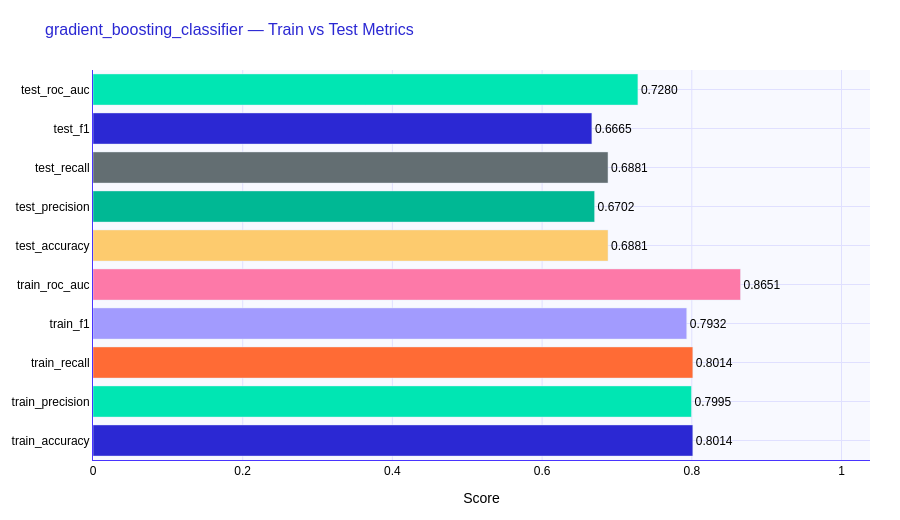

Source (notebook cell):
### Code cell
result.plot()
print(f"\nTest AUC  : {result.roc_auc:.4f}")
print(f"Accuracy  : {result.accuracy:.4f}")
print(f"F1 Score  : {result.f1:.4f}")
print(f"Precision : {result.precision:.4f}")
print(f"Recall    : {result.recall:.4f}")

### Figure 1 — Plotly figure (JSON) as saved in the notebook; plotly's stock layout.template omitted (floating-point values rounded to 4 significant figures)
{"data": [{"marker": {"color": ["#2b28d3", "#00e6b3", "#ff6b35", "#a29bfe", "#fd79a8", "#fdcb6e", "#00b894", "#636e72", "#2b28d3", "#00e6b3"]}, "orientation": "h", "text": ["0.8014", "0.7995", "0.8014", "0.7932", "0.8651", "0.6881", "0.6702", "0.6881", "0.6665", "0.7280"], "textposition": "outside", "type": "bar", "x": [0.8014, 0.7995, 0.8014, 0.7932, 0.8651, 0.6881, 0.6702, 0.6881, 0.6665, 0.728], "y": ["train_accuracy", "train_precision", "train_recall", "train_f1", "train_roc_auc", "test_accuracy", "test_precision", "test_recall", "test_f1", "test_roc_auc"]}], "layout": {"font": {"color": "black", "family": "Arial, sans-serif", "size": 12}, "height": 520, "legend": {"bgcolor": "white", "bordercolor": "#4934ff", "borderwidth": 1}, "margin": {"b": 60, "l": 60, "r": 30, "t": 70}, "paper_bgcolor": "white", "plot_bgcolor": "#f8f9ff", "title": {"font": {"color": "#2b28d3", "size": 16}, "text": "gradient_boosting_classifier — Train vs Test Metrics"}, "xaxis": {"gridcolor": "#e0e0ff", "linecolor": "#4934ff", "range": [0, 1.038], "showline": true, "title": {"text": "Score"}}, "yaxis": {"gridcolor": "#e0e0ff", "linecolor": "#4934ff", "showline": true}}}
